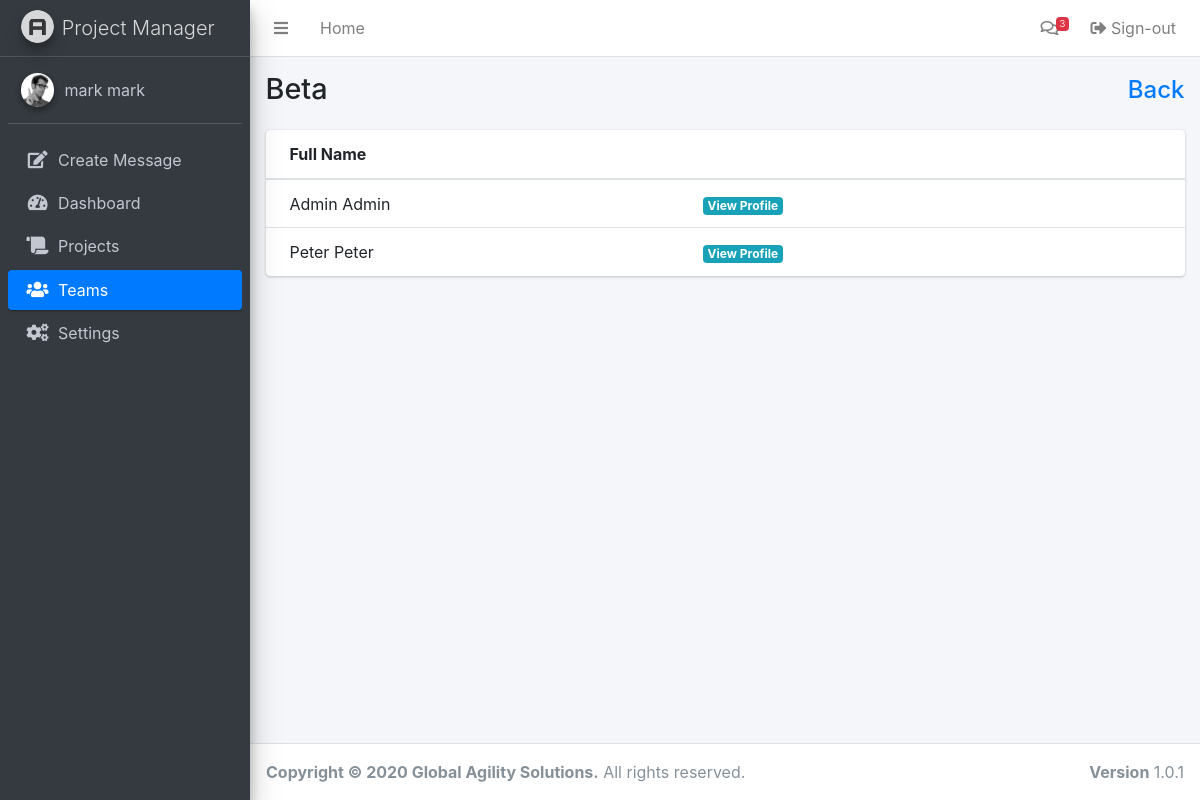
Before: /teammembers.php?id=2 (signed in) with the older database file.
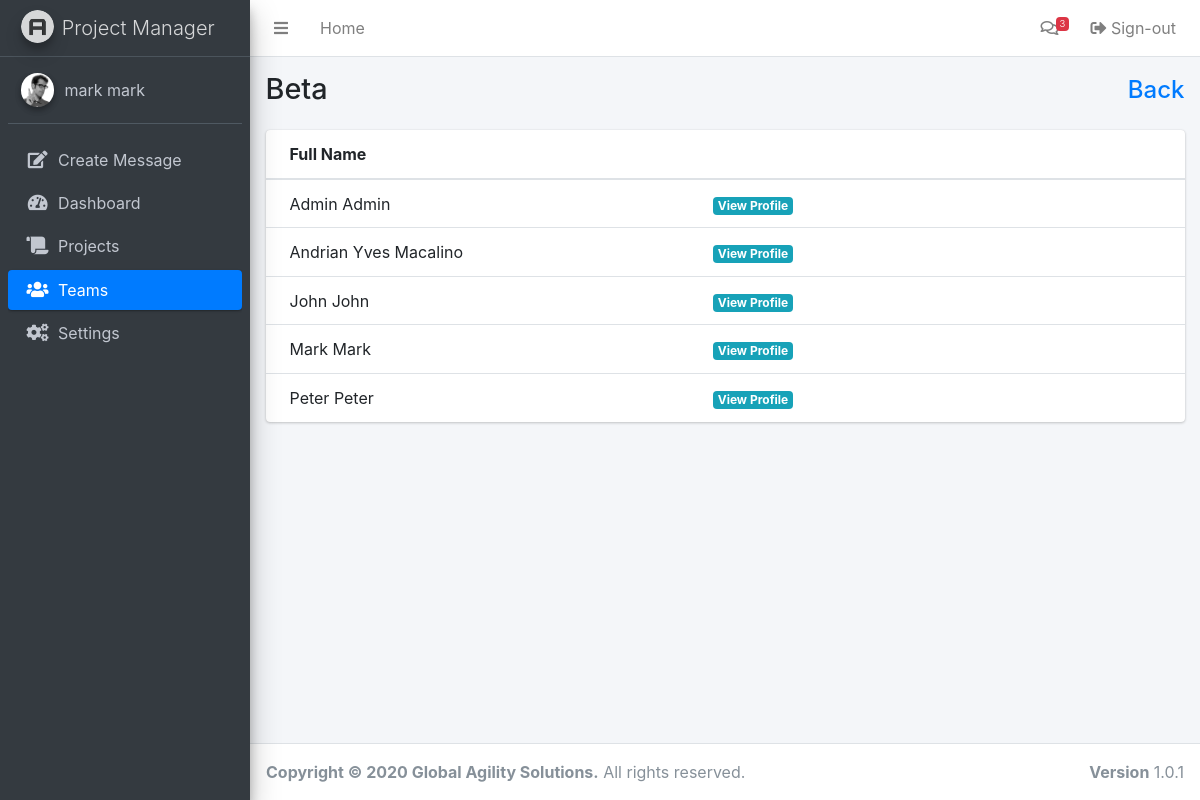
After: the same page with the newer database file.
### tables this page shows
CREATE TABLE `teammembers` (
  `teamID` bigint(255) NOT NULL,
  `userID` bigint(255) NOT NULL
);

CREATE TABLE `users` (
  `id` int(200) NOT NULL,
  `email` varchar(255) NOT NULL,
  `password` varchar(255) NOT NULL,
  `firstname` varchar(255) NOT NULL,
  `lastname` varchar(255) NOT NULL,
  `lastlogin` timestamp(6) NULL DEFAULT NULL
);

### teammembers.php (the view, shortened to what this page needs)
<?php
  include 'includes/session.php';
  include 'includes/header.php';
  $previous = "javascript:history.go(-1)";
if(isset($_SERVER['HTTP_REFERER'])) {
    $previous = $_SERVER['HTTP_REFERER'];
}
 $teamID = $_GET['id'];
  $sql = mysqli_query($conn, "SELECT * from team where id = '$teamID'");
  $row = mysqli_fetch_assoc($sql);
?>
<body class="hold-transition sidebar-mini">
<div class="wrapper">
  <?php include 'includes/navbar.php'; ?>
  <div class="content-wrapper">
    <section class="content-header">
      <div class="container-fluid">
        <div class="row mb-2">
          <div class="col-sm-6">
            <h1><?php echo ucwords($row['name']);?></h1>
          </div>
          <div class="col-sm-6">
            <ol class="breadcrumb float-sm-right">
              <h4 class="mb-2 mb-sm-0 pt-1"><a class="text-right" href="<?= $previous ?>">Back</a></h4>
            </ol>
          </div>
        </div>
      </div>
    </section>
    <section class="content">
      <div class="container-fluid">
        <div class="card">
              <div class="card-body p-0">
                <table class="table">
                  <thead>
                    <tr>
                      <th width="100">Full Name</th>
                      <th width="20" style="width: 10px"></th>
                    </tr>
                  </thead>
                  <tbody>
                    <?php
                    $sql = mysqli_query($conn, "SELECT * from teammembers join users on teammembers.userID = users.id where teamID = '$teamID'");
                    while($row = mysqli_fetch_assoc($sql)) { ?>
                    <tr>
                      <td><?php echo ucwords($row['firstname']); ?> <?php echo ucwords($row['lastname']); ?></td>
                      <td><a href="profile.php"><span class="badge bg-info">View Profile</span></a></td>
                    </tr>
                    <tr>
                    <?php }?>
                  </tbody>
                </table>
              </div>
            </div>
      </div>
    </section>
  </div>
  <?php include 'includes/footer.php'; ?>
</div>
</body>
</html>

Changed rows visible on the page:
added teammembers: userID.firstname "Andrian Yves", userID.lastname "Macalino"
added teammembers: userID.firstname "John", userID.lastname "John"
added teammembers: userID.firstname "Mark", userID.lastname "Mark"
